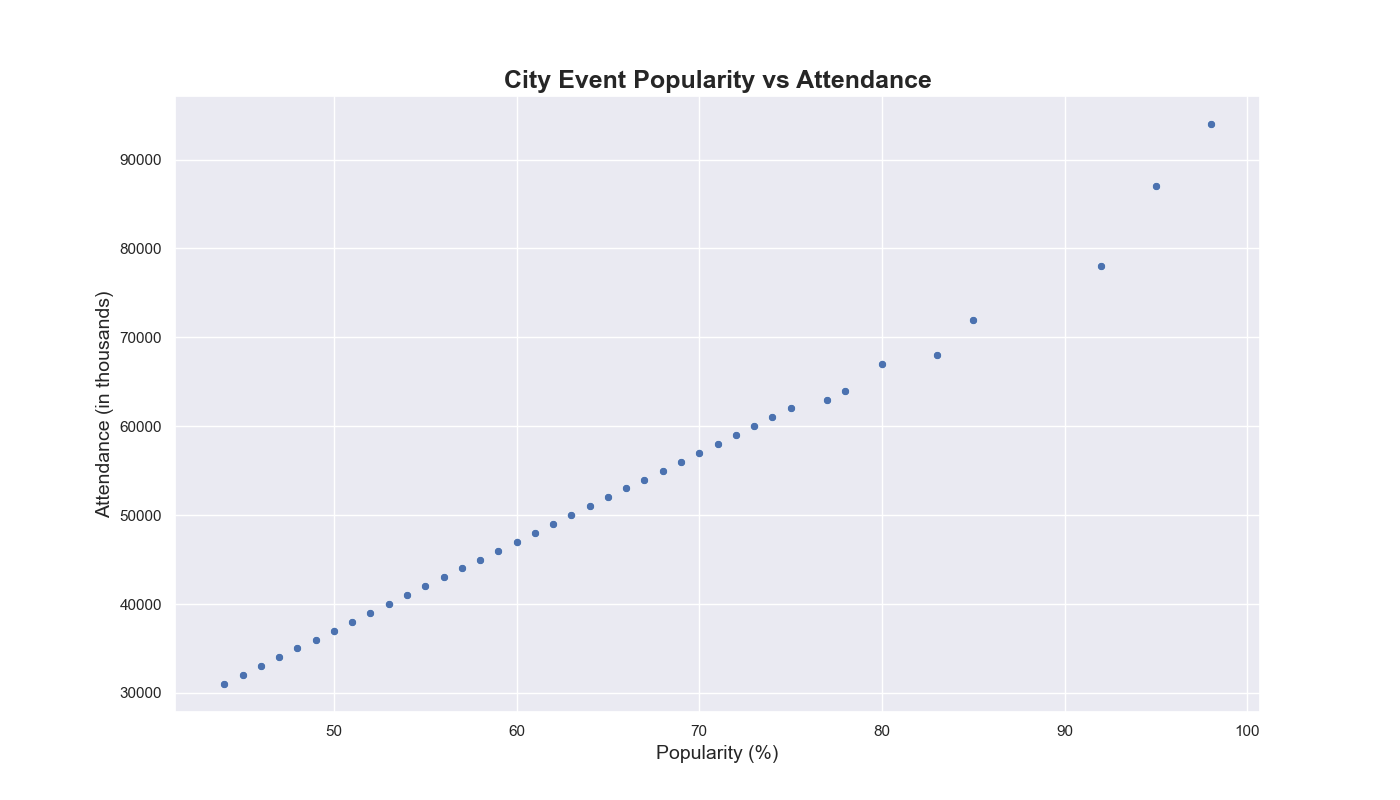

Reproduce this figure in Python.

import seaborn as sns
import pandas as pd
import matplotlib.pyplot as plt

data = {
    'City': ['New York', 'Los Angeles', 'Chicago', 'Houston', 'Phoenix', 'Philadelphia',
             'San Antonio', 'San Diego', 'Dallas', 'San Jose', 'Austin', 'Jacksonville',
             'Fort Worth', 'Columbus', 'Charlotte', 'Detroit', 'El Paso', 'Seattle',
             'Denver', 'Washington', 'Nashville', 'Boston', 'Memphis', 'Portland',
             'Oklahoma City', 'Las Vegas', 'Louisville', 'Baltimore', 'Milwaukee',
             'Albuquerque', 'Tucson', 'Fresno', 'Sacramento', 'Kansas City', 'Long Beach',
             'Mesa', 'Atlanta', 'Virginia Beach', 'Omaha', 'Colorado Springs'],
    'Popularity': [98, 95, 92, 85, 83, 80, 78, 77, 75, 74, 73, 72, 71, 70, 69, 
                   68, 67, 66, 65, 64, 63, 62, 61, 60, 59, 58, 57, 56, 55, 54, 
                   53, 52, 51, 50, 49, 48, 47, 46, 45, 44],
    'Attendance': [94000, 87000, 78000, 72000, 68000, 67000, 64000, 63000, 62000, 
                   61000, 60000, 59000, 58000, 57000, 56000, 55000, 54000, 53000, 
                   52000, 51000, 50000, 49000, 48000, 47000, 46000, 45000, 44000, 
                   43000, 42000, 41000, 40000, 39000, 38000, 37000, 36000, 35000, 
                   34000, 33000, 32000, 31000]
}

df = pd.DataFrame(data)

sns.set_theme()
plt.figure(figsize=(14, 8))

scatterplot = sns.scatterplot(x='Popularity', y='Attendance', data=df,
                              palette=['#FF6347', '#4682B4', '#8B008B', '#32CD32', '#FFD700'])

scatterplot.axes.set_title('City Event Popularity vs Attendance', fontsize=18, weight='bold')
scatterplot.set_xlabel('Popularity (%)', fontsize=14)
scatterplot.set_ylabel('Attendance (in thousands)', fontsize=14)
scatterplot.figure.set_size_inches(14, 8)

plt.show()
